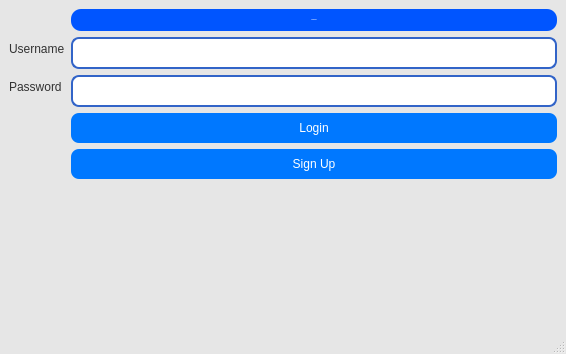
<?xml version="1.0" encoding="UTF-8"?>
<ui version="4.0">
 <class>MainWindow</class>
 <widget class="QMainWindow" name="MainWindow">
  <property name="geometry">
   <rect>
    <x>0</x>
    <y>0</y>
    <width>566</width>
    <height>354</height>
   </rect>
  </property>
  <property name="minimumSize">
   <size>
    <width>0</width>
    <height>324</height>
   </size>
  </property>
  <property name="windowTitle">
   <string>MainWindow</string>
  </property>
  <property name="styleSheet">
   <string notr="true">QPushButton {
    background-color: rgb(0, 120, 255);
    color: white;
    border-radius: 8px;
    font: bold 14px &quot;Arial&quot;;
    padding: 8px;
}
QPushButton:hover {
    background-color: rgb(0, 90, 200);
}
QPushButton:pressed {
    background-color: rgb(0, 60, 150);
}
QLineEdit {
    border: 2px solid rgb(50, 100, 200);
    border-radius: 8px;
    padding: 5px;
    font-size: 14px;
}
QLineEdit:focus {
    border: 2px solid rgb(0, 120, 255);
    background-color: rgb(225, 245, 255);
}
QLabel {
    font: bold 16px &quot;Arial&quot;;
    color: rgb(50, 50, 50);
}
#log_label {
    font: bold 22px &quot;Arial&quot;;
    color: white;
    background-color: rgb(0, 85, 255);
    padding: 10px;
    border-radius: 10px;
}

#MainWindow {
    background-color: rgb(230, 230, 230);
}






</string>
  </property>
  <widget class="QWidget" name="centralwidget">
   <layout class="QFormLayout" name="formLayout">
    <item row="6" column="1">
     <layout class="QVBoxLayout" name="verticalLayout">
      <item>
       <widget class="QLineEdit" name="user_line"/>
      </item>
     </layout>
    </item>
    <item row="0" column="1">
     <widget class="QLabel" name="log_label">
      <property name="font">
       <font>
        <family>Arial</family>
        <pointsize>-1</pointsize>
        <italic>false</italic>
        <bold>true</bold>
       </font>
      </property>
      <property name="styleSheet">
       <string notr="true">#log_label{
	background-color: rgb(0, 85, 255);
	color: rgb(255, 255, 255);
}</string>
      </property>
      <property name="text">
       <string>Login Page</string>
      </property>
      <property name="alignment">
       <set>Qt::AlignmentFlag::AlignCenter</set>
      </property>
     </widget>
    </item>
    <item row="10" column="1">
     <widget class="QPushButton" name="signup_btn">
      <property name="text">
       <string>Sign Up</string>
      </property>
     </widget>
    </item>
    <item row="9" column="1">
     <widget class="QPushButton" name="login_btn">
      <property name="text">
       <string>Login</string>
      </property>
     </widget>
    </item>
    <item row="8" column="1">
     <widget class="QLineEdit" name="pas_line">
      <property name="echoMode">
       <enum>QLineEdit::EchoMode::Password</enum>
      </property>
     </widget>
    </item>
    <item row="8" column="0">
     <widget class="QLabel" name="label_2">
      <property name="text">
       <string>Password</string>
      </property>
     </widget>
    </item>
    <item row="6" column="0">
     <widget class="QLabel" name="label">
      <property name="text">
       <string>Username</string>
      </property>
     </widget>
    </item>
   </layout>
  </widget>
  <widget class="QMenuBar" name="menubar">
   <property name="geometry">
    <rect>
     <x>0</x>
     <y>0</y>
     <width>566</width>
     <height>22</height>
    </rect>
   </property>
  </widget>
  <widget class="QStatusBar" name="statusbar"/>
 </widget>
 <resources/>
 <connections/>
</ui>
